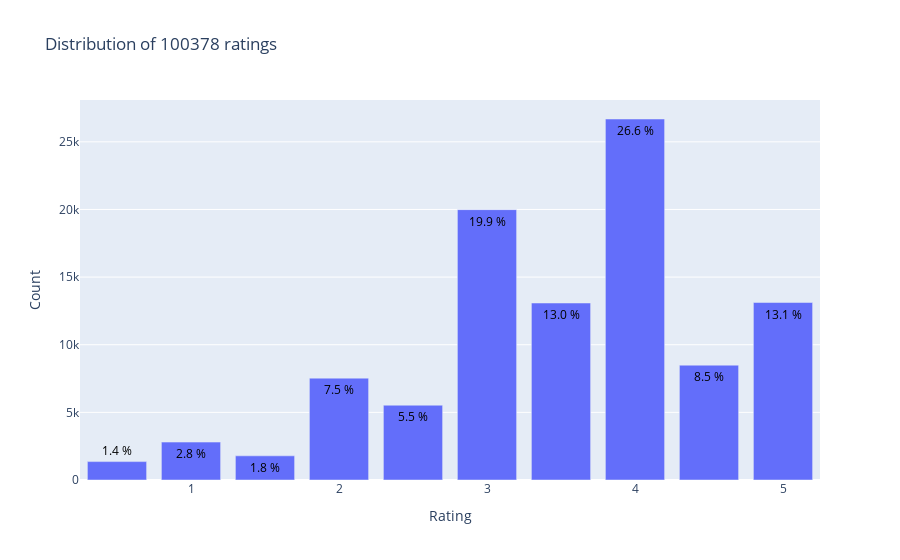
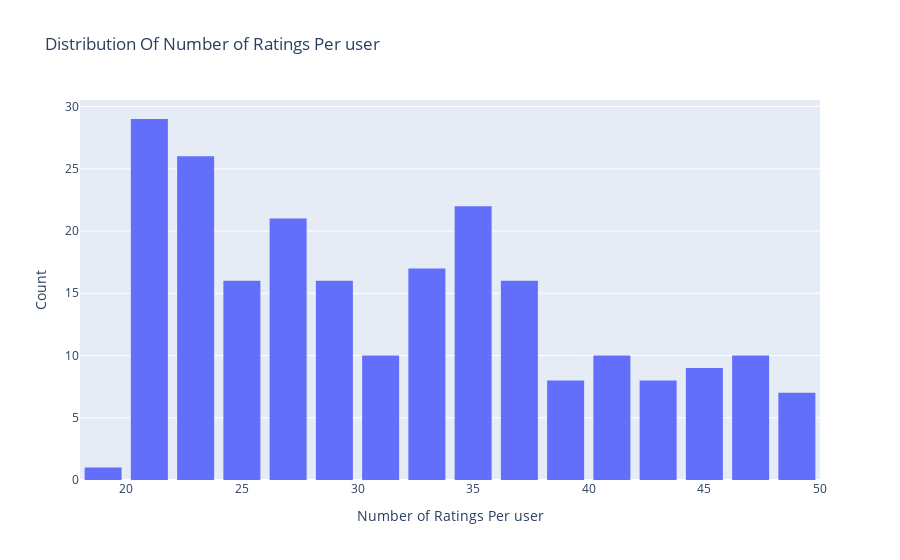
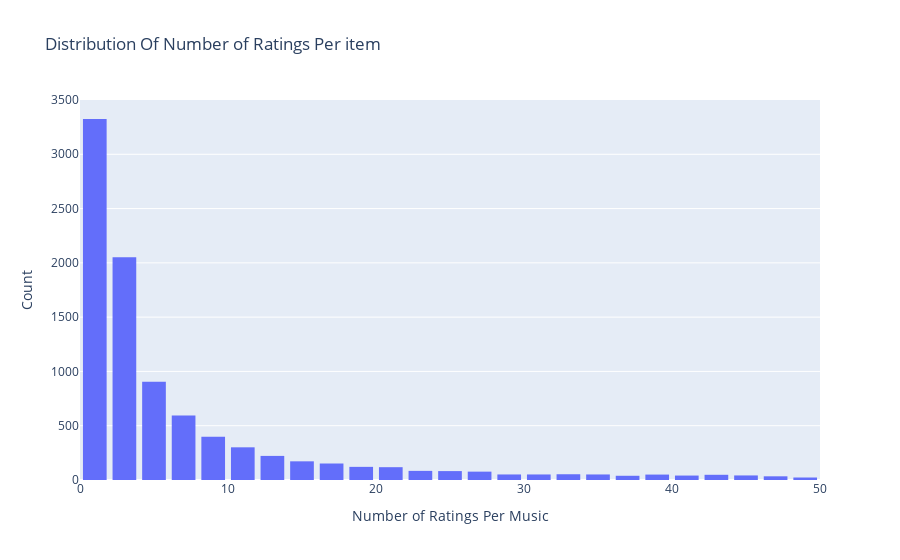
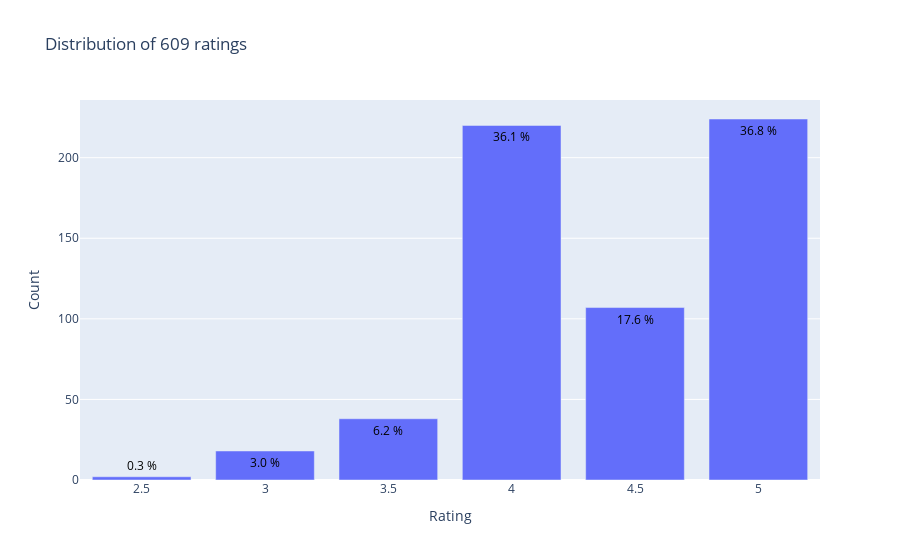

The notebook cell these images were saved under, in order:
### Code cell
print("Dataset: MovieLens Small")
data_analysis('/home/jinfeng/Downloads/doctorant/Conférences/machine learning/data_and_codes/MovieLenssmall/train.csv','/home/jinfeng/Downloads/doctorant/Conférences/machine learning/data_and_codes/MovieLenssmall/test.csv')

### Figure 1 — Plotly figure (JSON) as saved in the notebook; plotly's stock layout.template omitted (floating-point values rounded to 4 significant figures)
{"data": [{"text": ["13.1 %", "8.5 %", "26.6 %", "13.0 %", "19.9 %", "5.5 %", "7.5 %", "1.8 %", "2.8 %", "1.4 %"], "textfont": {"color": "#000000"}, "textposition": "auto", "type": "bar", "x": [5, 4.5, 4, 3.5, 3, 2.5, 2, 1.5, 1, 0.5], "y": [13121, 8489, 26688, 13085, 19987, 5529, 7530, 1786, 2803, 1360]}], "layout": {"title": {"text": "Distribution of 100378 ratings"}, "xaxis": {"title": {"text": "Rating"}}, "yaxis": {"title": {"text": "Count"}}}}

### Figure 2 — Plotly figure (JSON) as saved in the notebook; plotly's stock layout.template omitted (floating-point values rounded to 4 significant figures; data arrays with more than 128 entries replaced by an {"elided": "..."} marker saying what was removed)
{"data": [{"name": "user_rating", "type": "histogram", "x": {"elided": "610 int values"}, "xbins": {"end": 50, "size": 2, "start": 0}}], "layout": {"bargap": 0.2, "title": {"text": "Distribution Of Number of Ratings Per user"}, "xaxis": {"title": {"text": "Number of Ratings Per user"}}, "yaxis": {"title": {"text": "Count"}}}}

### Figure 3 — Plotly figure (JSON) as saved in the notebook; plotly's stock layout.template omitted (floating-point values rounded to 4 significant figures; data arrays with more than 128 entries replaced by an {"elided": "..."} marker saying what was removed)
{"data": [{"name": "user_rating", "type": "histogram", "x": {"elided": "9533 int values"}, "xbins": {"end": 50, "size": 2, "start": 0}}], "layout": {"bargap": 0.2, "title": {"text": "Distribution Of Number of Ratings Per item"}, "xaxis": {"title": {"text": "Number of Ratings Per Music"}}, "yaxis": {"title": {"text": "Count"}}}}

### Figure 4 — Plotly figure (JSON) as saved in the notebook; plotly's stock layout.template omitted (floating-point values rounded to 4 significant figures)
{"data": [{"text": ["36.8 %", "17.6 %", "36.1 %", "6.2 %", "3.0 %", "0.3 %"], "textfont": {"color": "#000000"}, "textposition": "auto", "type": "bar", "x": [5, 4.5, 4, 3.5, 3, 2.5], "y": [224, 107, 220, 38, 18, 2]}], "layout": {"title": {"text": "Distribution of 609 ratings"}, "xaxis": {"title": {"text": "Rating"}}, "yaxis": {"title": {"text": "Count"}}}}
